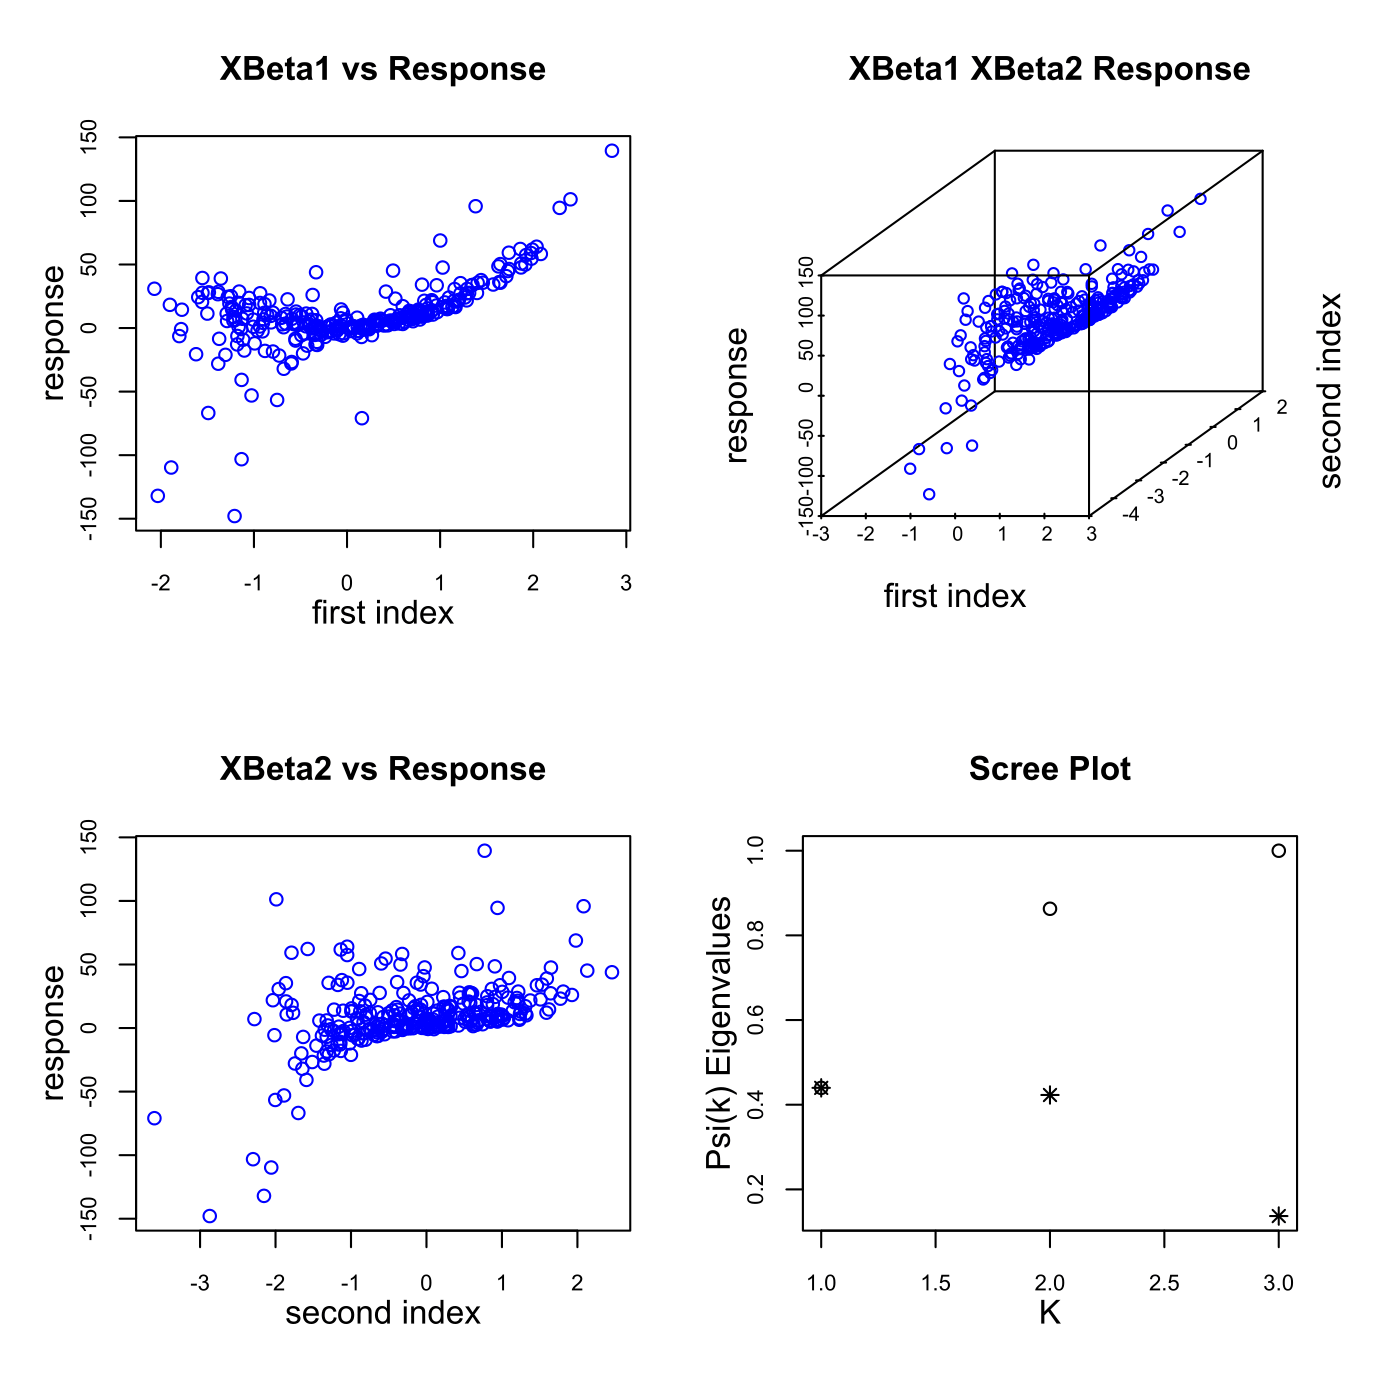

Recreate this plot in R.

# clear all variables
rm(list = ls(all = TRUE))
graphics.off()

# install and load packages
libraries = c("MASS", "dr", "scatterplot3d")
lapply(libraries, function(x) if (!(x %in% installed.packages())) {
    install.packages(x)
})
lapply(libraries, library, quietly = TRUE, character.only = TRUE)

# parameter settings
set.seed(2010)
n   = 300                                     # number of observations
ns  = 20                                      # number of elements in each slice
h   = floor(n/ns)                             # number of slices
x   = cbind(rnorm(n), rnorm(n), rnorm(n))     # n x 3 matrix, the explanatory variable
e   = rnorm(n)                                # n vector, the noise variable
b2  = c(1, -1, -1)                            # projection vector
b1  = c(1, 1, 1)                              # projection vector

y   = x %*% b1 + ((x %*% b1)^3) + 4 * ((x %*% b2)^2) + e  # n vector, the response variable

edr = dr(y ~ x, method = "save", nslices = h) # effective dimension reduction space
f   = edr$evectors                            # matrix of the estimated EDR-directions
g   = edr$evalues                             # vector of eigenvalues

# matrices for the true indices and the true responses
m1  = cbind(x %*% b1, y)
m2  = cbind(x %*% b2, y)
m1  = m1[order(m1[, 1]), ]
m2  = m2[order(m2[, 1]), ]

sg  = sum(g)
g   = g/sg
psi = c(g[1], g[1] + g[2], g[1] + g[2] + g[3]) # ratio of the sum of the 3 eigenvalues and the sum of all eigenvalues
par(mfcol = c(2, 2), mgp = c(2, 1, 0))

# plot of the response versus the first estimated EDR-direction
p11 = cbind(x %*% f[, 1], y)
plot(p11, col = "blue", xlab = "first index", ylab = "response", main = "XBeta1 vs Response", 
    cex.lab = 1.2, cex.main = 1.2, cex.axis = 0.8)

# plot of the response versus the second estimated EDR-direction
p21 = cbind(x %*% f[, 2], y)
plot(p21, col = "blue", xlab = "second index", ylab = "response", main = "XBeta2 vs Response", 
    cex.lab = 1.2, cex.main = 1.2, cex.axis = 0.8)

# three-dimensional plot of the first two directions and the response
p12 = cbind(x %*% f[, 1], x %*% f[, 2], y)
scatterplot3d(p12, xlab = "first index", ylab = "second index", zlab = "response", 
    box = TRUE, axis = TRUE, color = "blue", main = "XBeta1 XBeta2 Response", grid = FALSE, 
    cex.axis = 0.6)

i     = c(1, 2, 3)
ig    = cbind(i, g)
psii  = cbind(i, psi)
p22   = rbind(ig, psii)
# plot of the eigenvalues and the cumulative sum
plot(p22, xlab = "K", ylab = "Psi(k) Eigenvalues", main = "Scree Plot", pch = c(8, 
    8, 8, 1, 1, 1), cex.lab = 1.2, cex.main = 1.2, cex.axis = 0.8)
